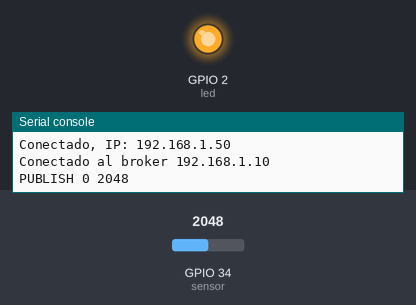
Bench run of a program on a simulated ESP32 board running MicroPython. Shown: output pins drawn as LEDs (lit = HIGH), the last lines printed to the serial console. The inputs (shaded band) are chosen by the test bench; at power-on: GPIO 34 (sensor) = 2048 (analog values on the 0–4095 scale). WiFi joins after 1.5 s; no MQTT or app messages arrive unless stated.

Above: at 2.6 s.
At 4.6 s:
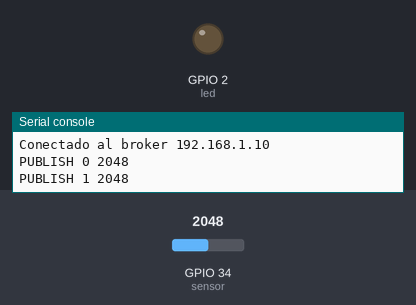
Timing chart, 0 to 6.9 s (numbered marks = the images above):
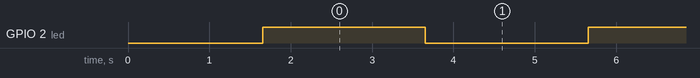

Measured:
- by itself, GPIO 2 (led): alternates HIGH for 2.0 s and LOW for 2.0 s

The program:

main.py
```python
"""
Semana 6 · Demo: ESP32 con MicroPython publicando por MQTT
Arquitectura de Computadoras y Ensambladores 2 · Laboratorio

1. Instala el firmware de MicroPython en el ESP32 (https://micropython.org/download/ESP32_GENERIC/).
2. Abre Thonny, selecciona el intérprete "MicroPython (ESP32)" y guarda este archivo en la placa como main.py.
3. Usa como broker el Mosquitto de la Semana 5.
"""
import network
import time
from machine import Pin, ADC

try:
    from umqtt.simple import MQTTClient
except ImportError:
    # Si el firmware no trae umqtt, instálalo una vez con la placa conectada a Wi-Fi:
    #   import mip; mip.install("umqtt.simple")
    raise

WIFI_SSID = "TU_RED"
WIFI_CLAVE = "TU_CLAVE"
BROKER_IP = "192.168.1.10"
TOPICO = b"usac/arqui2/grupo1/micropython"

wlan = network.WLAN(network.STA_IF)
wlan.active(True)
wlan.connect(WIFI_SSID, WIFI_CLAVE)
while not wlan.isconnected():
    time.sleep(0.5)
print("Conectado, IP:", wlan.ifconfig()[0])

sensor = ADC(Pin(34))
sensor.atten(ADC.ATTN_11DB)   # rango completo de 0 a ~3.3 V

cliente = MQTTClient("esp32-micropython", BROKER_IP)
cliente.connect()
print("Conectado al broker", BROKER_IP)

led = Pin(2, Pin.OUT)
n = 0
while True:
    valor = sensor.read()                 # 0..4095
    cliente.publish(TOPICO, str(valor).encode())
    led.value(not led.value())
    print("PUBLISH", n, valor)
    n += 1
    time.sleep(2)
```
